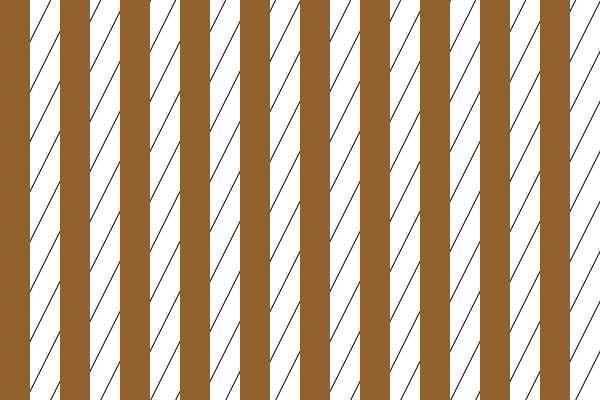
Frame 1 (no input)
Frame 60 (the mouse pressed at the canvas centre just before this capture): identical to frame 1, image omitted
Frame 120 (the mouse held since frame 60 and released just before this capture): identical to frame 1, image omitted

The Processing sketch that drew this single still picture (run headless with seeded random() and noise(); from frame 60 on, the mouse is pressed at the canvas centre):

// Processing sketch: diagonals
// ── diagonals.pde
  int wid=600,
      heig=400,
      n1=40,
      n2=20,
      n3=10,
      s1=(wid+heig)/n1,
      s2=(wid+heig)/n2,
      s3=wid/n3,
      w=s3/2,
      opacity=255;
  boolean keyFlag=false;
  
  void setup(){
    surface.setSize(wid,heig);
  }
  
  void draw(){
    
    surface.setSize(wid,heig);
    
    s1=(wid+heig)/n1;
    s2=(wid+heig)/n2;
    s3=wid/n3;
    
    background(255, 255, 255);
    stroke(0);
    //  GG de arreglarlo salen tres ciclos
    for(int i=0; i<width/s1+height/s2; i++){
      line(i*s1, 0, 0, i*s2);
    }
    
    
    noStroke();
    fill(145, 98, 45, opacity);
    for(int i=0; i<width/s3; i++){
      rect(i*s3, 0, w, height);
    }
    
    if(keyPressed && !keyFlag){
      keyFlag = true;
      if(keyCode==UP && opacity<255) opacity+=5;
      if(keyCode==DOWN && opacity>0) opacity-=5;
      if(keyCode==RIGHT && w<s3) w+=s3/20;
      if(keyCode==LEFT && w>0) w-=s3/20;
      
      if(key=='q') n1++;
      if(key=='a' && n1>1) n1--;
      if(key=='w') n2++;
      if(key=='s' && n2>1) n2--;
      if(key=='e') n3++;
      if(key=='d'&& n3>1) n3--;
      if(key=='r') wid+=5;
      if(key=='f'&& wid>1) wid-=5;
      if(key=='t') heig+=5;
      if(key=='g'&& heig>1) heig-=5;
    }
  }
  
  void keyReleased(){
    keyFlag = false;
  }
